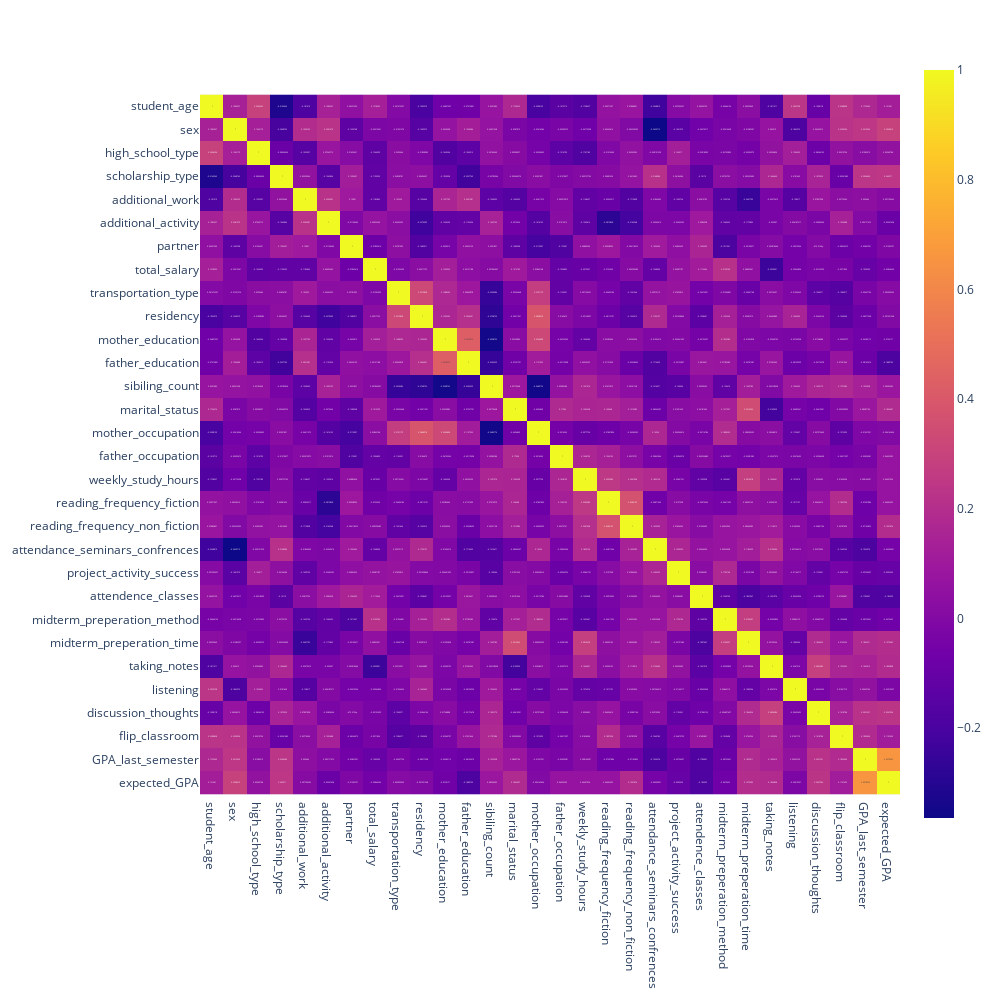

The cell this chart's notebook holds for it:
### Code cell
# use feature columns to create a correlation matrix

feature_data = student_data[feature_columns]
correlation_matrix = feature_data.corr()

fig = px.imshow(correlation_matrix, text_auto=True, width=1000, height=1000)
fig.show()

### Figure 1 — Plotly figure (JSON) as saved in the notebook; plotly's stock layout.template omitted (floating-point values rounded to 4 significant figures; data arrays with more than 128 entries replaced by an {"elided": "..."} marker saying what was removed)
{"data": [{"coloraxis": "coloraxis", "hovertemplate": "x: %{x}<br>y: %{y}<br>color: %{z}<extra></extra>", "name": "0", "texttemplate": "%{z}", "type": "heatmap", "x": ["student_age", "sex", "high_school_type", "scholarship_type", "additional_work", "additional_activity", "partner", "total_salary", "transportation_type", "residency", "mother_education", "father_education", "sibiling_count", "marital_status", "mother_occupation", "father_occupation", "weekly_study_hours", "reading_frequency_fiction", "reading_frequency_non_fiction", "attendance_seminars_confrences", "project_activity_success", "attendence_classes", "midterm_preperation_method", "midterm_preperation_time", "taking_notes", "listening", "discussion_thoughts", "flip_classroom", "GPA_last_semester", "expected_GPA"], "xaxis": "x", "y": ["student_age", "sex", "high_school_type", "scholarship_type", "additional_work", "additional_activity", "partner", "total_salary", "transportation_type", "residency", "mother_education", "father_education", "sibiling_count", "marital_status", "mother_occupation", "father_occupation", "weekly_study_hours", "reading_frequency_fiction", "reading_frequency_non_fiction", "attendance_seminars_confrences", "project_activity_success", "attendence_classes", "midterm_preperation_method", "midterm_preperation_time", "taking_notes", "listening", "discussion_thoughts", "flip_classroom", "GPA_last_semester", "expected_GPA"], "yaxis": "y", "z": {"elided": "30x30 float values"}}], "layout": {"coloraxis": {"colorscale": [[0, "#0d0887"], [0.1111, "#46039f"], [0.2222, "#7201a8"], [0.3333, "#9c179e"], [0.4444, "#bd3786"], [0.5556, "#d8576b"], [0.6667, "#ed7953"], [0.7778, "#fb9f3a"], [0.8889, "#fdca26"], [1, "#f0f921"]]}, "height": 1000, "margin": {"t": 60}, "width": 1000, "xaxis": {"anchor": "y", "constrain": "domain", "domain": [0, 1], "scaleanchor": "y"}, "yaxis": {"anchor": "x", "autorange": "reversed", "constrain": "domain", "domain": [0, 1]}}}
